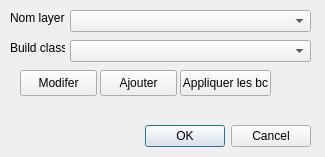
<ui version="4.0" >
 <class>DiagMain</class>
 <widget class="QDialog" name="DiagMain" >
  <property name="geometry" >
   <rect>
    <x>0</x>
    <y>0</y>
    <width>325</width>
    <height>157</height>
   </rect>
  </property>
  <property name="windowTitle" >
   <string>Dialog</string>
  </property>
  <widget class="QDialogButtonBox" name="buttonBox" >
   <property name="geometry" >
    <rect>
     <x>-30</x>
     <y>120</y>
     <width>341</width>
     <height>32</height>
    </rect>
   </property>
   <property name="orientation" >
    <enum>Qt::Horizontal</enum>
   </property>
   <property name="standardButtons" >
    <set>QDialogButtonBox::Cancel|QDialogButtonBox::NoButton|QDialogButtonBox::Ok</set>
   </property>
  </widget>
  <widget class="QComboBox" name="layerComboBox" >
   <property name="enabled" >
    <bool>true</bool>
   </property>
   <property name="geometry" >
    <rect>
     <x>70</x>
     <y>10</y>
     <width>241</width>
     <height>22</height>
    </rect>
   </property>
   <property name="editable" >
    <bool>false</bool>
   </property>
  </widget>
  <widget class="QLabel" name="label" >
   <property name="geometry" >
    <rect>
     <x>10</x>
     <y>10</y>
     <width>55</width>
     <height>16</height>
    </rect>
   </property>
   <property name="text" >
    <string>Nom layer :</string>
   </property>
  </widget>
  <widget class="QLabel" name="label_2" >
   <property name="geometry" >
    <rect>
     <x>10</x>
     <y>40</y>
     <width>55</width>
     <height>16</height>
    </rect>
   </property>
   <property name="text" >
    <string>Build class :</string>
   </property>
  </widget>
  <widget class="QComboBox" name="comboBox" >
   <property name="geometry" >
    <rect>
     <x>70</x>
     <y>40</y>
     <width>241</width>
     <height>22</height>
    </rect>
   </property>
  </widget>
  <widget class="QPushButton" name="ajouter" >
   <property name="geometry" >
    <rect>
     <x>100</x>
     <y>70</y>
     <width>77</width>
     <height>26</height>
    </rect>
   </property>
   <property name="text" >
    <string>Ajouter</string>
   </property>
  </widget>
  <widget class="QPushButton" name="modifer" >
   <property name="geometry" >
    <rect>
     <x>20</x>
     <y>70</y>
     <width>77</width>
     <height>26</height>
    </rect>
   </property>
   <property name="text" >
    <string>Modifer</string>
   </property>
  </widget>
  <widget class="QPushButton" name="appliquer" >
   <property name="geometry" >
    <rect>
     <x>180</x>
     <y>70</y>
     <width>91</width>
     <height>26</height>
    </rect>
   </property>
   <property name="text" >
    <string>Appliquer les bc</string>
   </property>
  </widget>
 </widget>
 <resources/>
 <connections>
  <connection>
   <sender>buttonBox</sender>
   <signal>accepted()</signal>
   <receiver>DiagMain</receiver>
   <slot>accept()</slot>
   <hints>
    <hint type="sourcelabel" >
     <x>248</x>
     <y>254</y>
    </hint>
    <hint type="destinationlabel" >
     <x>157</x>
     <y>274</y>
    </hint>
   </hints>
  </connection>
  <connection>
   <sender>buttonBox</sender>
   <signal>rejected()</signal>
   <receiver>DiagMain</receiver>
   <slot>reject()</slot>
   <hints>
    <hint type="sourcelabel" >
     <x>316</x>
     <y>260</y>
    </hint>
    <hint type="destinationlabel" >
     <x>286</x>
     <y>274</y>
    </hint>
   </hints>
  </connection>
 </connections>
</ui>
